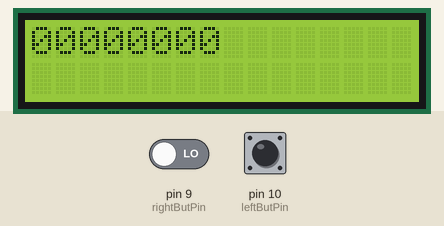
Simulated run of this sketch. Board: Arduino Uno, built with avr-gcc and run on an emulated ATmega328P. On the bench: 16×2 character LCD. The inputs (shaded band) are chosen by the test bench; at power-on: pin 10 (leftButPin) LOW, pin 9 (rightButPin) LOW.

Above: at 1.2 s.
1.3 s: pin 10 (leftButPin) pulled HIGH for 0.15 s
At 2.5 s:
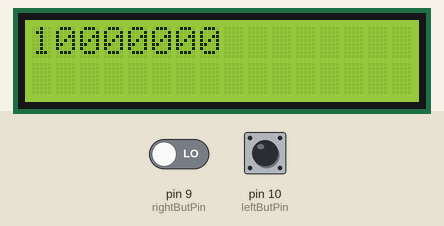
2.9 s: pin 9 (rightButPin) driven HIGH and pin 10 (leftButPin) driven HIGH
At 3.9 s:
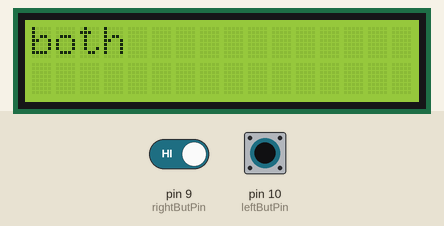
Timing chart, 0 to 5.9 s (numbered marks = the images above; inputs shaded):
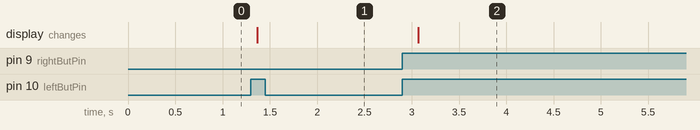

Measured:
- after the input at 1.3 s, the display: changes after 0.06 s (image 1)
- after the input at 2.9 s, the display: changes after 0.17 s (image 2)

The sketch:

ProjectPart1.ino
```cpp
#include <LiquidCrystal.h>
LiquidCrystal lcd(12, 11, 5, 4, 3, 2);
const int switchPin = 6;
int switchState = 0;
int prevSwitchState = 0;
int reply;
int leftButPin = 10;
int rightButPin = 9;

int binary1[] = {0,0,0,0,0,0,0,0};
int binary2[] = {0,0,0,0,0,0,0,0};
int carry = 0;
int bitSum = 0;
int solution[] = {0,0,0,0,0,0,0,0};
int insert = 0;
int count = 0;
int change = 0;
void setup(){
  //put your setup code here
  pinMode(leftButPin, INPUT);
  pinMode(rightButPin, INPUT);
  lcd.begin(16, 2);
  lcd.setCursor(0,0);
  pinMode(switchPin, INPUT);
  lcd.print("00000000");
}

void loop(){
  //things you want to loop here

  int rightOn = digitalRead(leftButPin);
  int leftOn = digitalRead(rightButPin);

  if(leftOn == HIGH){
    count++;
  }else if(rightOn == HIGH){
    lcd.setCursor(count,0);
    if(count < 8){
      lcd.print("1");
      binary1[count] = 1;
    }
  }

  delay(100);

  if(leftOn == HIGH && rightOn == HIGH){
    lcd.clear();
    lcd.print("both");
  }
}
```
